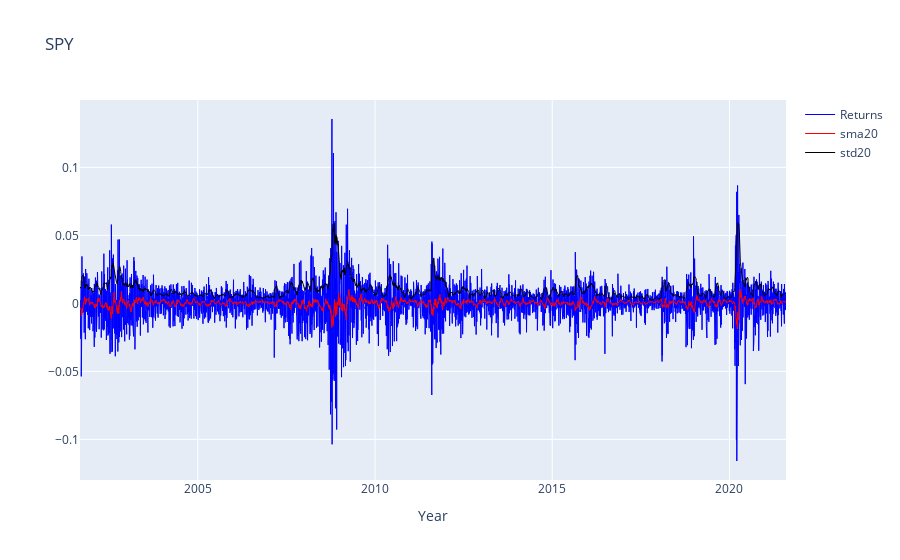

Notebook code cell kept with this figure:
### Code cell
fig = go.Figure()
fig.add_trace(go.Line(x=dataframe.index, y=dataframe['return'], name='Returns',
                         line=dict(color='blue', width=1)))
fig.add_trace(go.Line(x=dataframe.index, y=dataframe.iloc[:,3], name = dataframe.columns[3],
                         line=dict(color='red', width=1)))
fig.add_trace(go.Line(x=dataframe.index, y=dataframe.iloc[:,4], name=dataframe.columns[4],
                         line=dict(color='black', width=1)
))

fig.update_layout(title=f'{symbol}',
                   xaxis_title='Year')
fig.show()

### Figure 1 — Plotly figure (JSON) as saved in the notebook; plotly's stock layout.template omitted (floating-point values rounded to 4 significant figures; data arrays with more than 128 entries replaced by an {"elided": "..."} marker saying what was removed)
{"data": [{"line": {"color": "blue", "width": 1}, "name": "Returns", "type": "scatter", "x": {"elided": "5012 str values"}, "y": {"elided": "5012 float values"}}, {"line": {"color": "red", "width": 1}, "name": "sma20", "type": "scatter", "x": {"elided": "5012 str values"}, "y": {"elided": "5012 float values"}}, {"line": {"color": "black", "width": 1}, "name": "std20", "type": "scatter", "x": {"elided": "5012 str values"}, "y": {"elided": "5012 float values"}}], "layout": {"title": {"text": "SPY"}, "xaxis": {"title": {"text": "Year"}}}}
